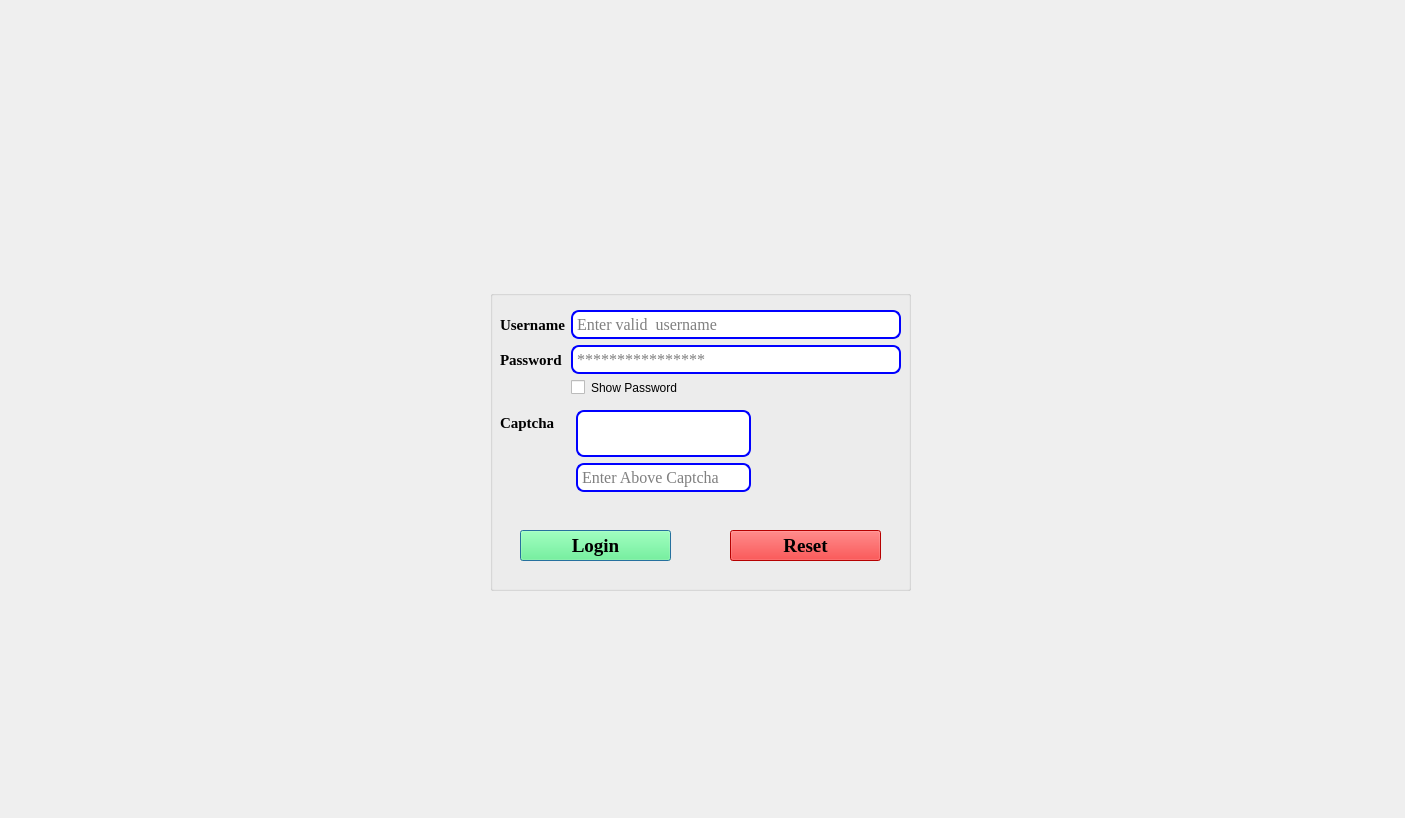
<?xml version="1.0" encoding="UTF-8"?>
<ui version="4.0">
 <class>Login</class>
 <widget class="QDialog" name="Login">
  <property name="geometry">
   <rect>
    <x>0</x>
    <y>0</y>
    <width>1405</width>
    <height>818</height>
   </rect>
  </property>
  <property name="windowTitle">
   <string>LOGIN </string>
  </property>
  <property name="windowIcon">
   <iconset resource="bookholics.qrc">
    <normaloff>:/image/1.png</normaloff>:/image/1.png</iconset>
  </property>
  <widget class="QLabel" name="label_3">
   <property name="geometry">
    <rect>
     <x>480</x>
     <y>30</y>
     <width>431</width>
     <height>221</height>
    </rect>
   </property>
   <property name="styleSheet">
    <string notr="true">border-image: url(:/image/logo.jpg);</string>
   </property>
   <property name="text">
    <string/>
   </property>
  </widget>
  <widget class="QLabel" name="label_message">
   <property name="geometry">
    <rect>
     <x>500</x>
     <y>660</y>
     <width>411</width>
     <height>20</height>
    </rect>
   </property>
   <property name="font">
    <font>
     <family>Times New Roman</family>
     <pointsize>12</pointsize>
     <weight>75</weight>
     <bold>true</bold>
    </font>
   </property>
   <property name="styleSheet">
    <string notr="true">color: rgb(255, 0, 0);</string>
   </property>
   <property name="text">
    <string/>
   </property>
  </widget>
  <widget class="QGroupBox" name="groupBox">
   <property name="geometry">
    <rect>
     <x>490</x>
     <y>290</y>
     <width>421</width>
     <height>301</height>
    </rect>
   </property>
   <property name="styleSheet">
    <string notr="true">border-color: rgb(85, 255, 255);</string>
   </property>
   <property name="title">
    <string/>
   </property>
   <widget class="QWidget" name="formLayoutWidget">
    <property name="geometry">
     <rect>
      <x>10</x>
      <y>20</y>
      <width>401</width>
      <height>93</height>
     </rect>
    </property>
    <layout class="QFormLayout" name="formLayout">
     <item row="0" column="0">
      <widget class="QLabel" name="label">
       <property name="font">
        <font>
         <family>Times New Roman</family>
         <pointsize>11</pointsize>
         <weight>75</weight>
         <bold>true</bold>
        </font>
       </property>
       <property name="text">
        <string>Username</string>
       </property>
      </widget>
     </item>
     <item row="0" column="1">
      <widget class="QLineEdit" name="lineEdit_username">
       <property name="font">
        <font>
         <family>Times New Roman</family>
         <pointsize>12</pointsize>
         <weight>50</weight>
         <bold>false</bold>
        </font>
       </property>
       <property name="styleSheet">
        <string notr="true">padding:2px;
border-style:solid;
border:2px solid blue;
border-radius:8px;</string>
       </property>
       <property name="placeholderText">
        <string>Enter valid  username </string>
       </property>
       <property name="cursorMoveStyle">
        <enum>Qt::LogicalMoveStyle</enum>
       </property>
      </widget>
     </item>
     <item row="1" column="1">
      <widget class="QLineEdit" name="lineEdit_password">
       <property name="font">
        <font>
         <family>Times New Roman</family>
         <pointsize>12</pointsize>
         <weight>50</weight>
         <bold>false</bold>
        </font>
       </property>
       <property name="styleSheet">
        <string notr="true">padding:2px;
border-style:solid;
border:2px solid blue;
border-radius:8px;</string>
       </property>
       <property name="echoMode">
        <enum>QLineEdit::Password</enum>
       </property>
       <property name="placeholderText">
        <string>****************</string>
       </property>
      </widget>
     </item>
     <item row="1" column="0">
      <widget class="QLabel" name="label_2">
       <property name="font">
        <font>
         <family>Times New Roman</family>
         <pointsize>11</pointsize>
         <weight>75</weight>
         <bold>true</bold>
        </font>
       </property>
       <property name="text">
        <string>Password</string>
       </property>
      </widget>
     </item>
     <item row="2" column="1">
      <widget class="QCheckBox" name="checkBox">
       <property name="text">
        <string>Show Password</string>
       </property>
      </widget>
     </item>
    </layout>
   </widget>
   <widget class="QLabel" name="label_4">
    <property name="geometry">
     <rect>
      <x>10</x>
      <y>120</y>
      <width>136</width>
      <height>25</height>
     </rect>
    </property>
    <property name="font">
     <font>
      <family>Times New Roman</family>
      <pointsize>11</pointsize>
      <weight>75</weight>
      <bold>true</bold>
     </font>
    </property>
    <property name="text">
     <string>Captcha</string>
    </property>
   </widget>
   <widget class="QPushButton" name="reset_button">
    <property name="geometry">
     <rect>
      <x>240</x>
      <y>240</y>
      <width>151</width>
      <height>31</height>
     </rect>
    </property>
    <property name="font">
     <font>
      <family>Times New Roman</family>
      <pointsize>14</pointsize>
      <weight>75</weight>
      <bold>true</bold>
     </font>
    </property>
    <property name="focusPolicy">
     <enum>Qt::NoFocus</enum>
    </property>
    <property name="styleSheet">
     <string notr="true">background-color: rgb(255, 0, 0);
padding:4px;</string>
    </property>
    <property name="text">
     <string>Reset</string>
    </property>
   </widget>
   <widget class="QPushButton" name="Login_button">
    <property name="geometry">
     <rect>
      <x>30</x>
      <y>240</y>
      <width>151</width>
      <height>31</height>
     </rect>
    </property>
    <property name="font">
     <font>
      <family>Times New Roman</family>
      <pointsize>14</pointsize>
      <weight>75</weight>
      <bold>true</bold>
     </font>
    </property>
    <property name="styleSheet">
     <string notr="true">background-color: rgb(85, 255, 127);
padding:4px;</string>
    </property>
    <property name="text">
     <string>Login</string>
    </property>
   </widget>
   <widget class="QWidget" name="formLayoutWidget_3">
    <property name="geometry">
     <rect>
      <x>80</x>
      <y>120</y>
      <width>181</width>
      <height>85</height>
     </rect>
    </property>
    <layout class="QFormLayout" name="formLayout_3">
     <item row="1" column="1">
      <widget class="QLineEdit" name="lineEdit_enter_above_captcha">
       <property name="font">
        <font>
         <family>Tw Cen MT Condensed Extra Bold</family>
         <pointsize>20</pointsize>
         <weight>75</weight>
         <italic>true</italic>
         <bold>true</bold>
         <underline>false</underline>
         <strikeout>true</strikeout>
         <stylestrategy>NoAntialias</stylestrategy>
        </font>
       </property>
       <property name="styleSheet">
        <string notr="true">padding:2px;
border-style:solid;
border:2px solid blue;
border-radius:8px;</string>
       </property>
       <property name="placeholderText">
        <string/>
       </property>
      </widget>
     </item>
     <item row="2" column="1">
      <widget class="QLineEdit" name="lineEdit_captcha">
       <property name="font">
        <font>
         <family>Times New Roman</family>
         <pointsize>12</pointsize>
         <weight>50</weight>
         <bold>false</bold>
        </font>
       </property>
       <property name="styleSheet">
        <string notr="true">padding:2px;
border-style:solid;
border:2px solid blue;
border-radius:8px;</string>
       </property>
       <property name="placeholderText">
        <string>Enter Above Captcha</string>
       </property>
      </widget>
     </item>
    </layout>
   </widget>
  </widget>
 </widget>
 <resources>
  <include location="bookholics.qrc"/>
 </resources>
 <connections/>
</ui>
